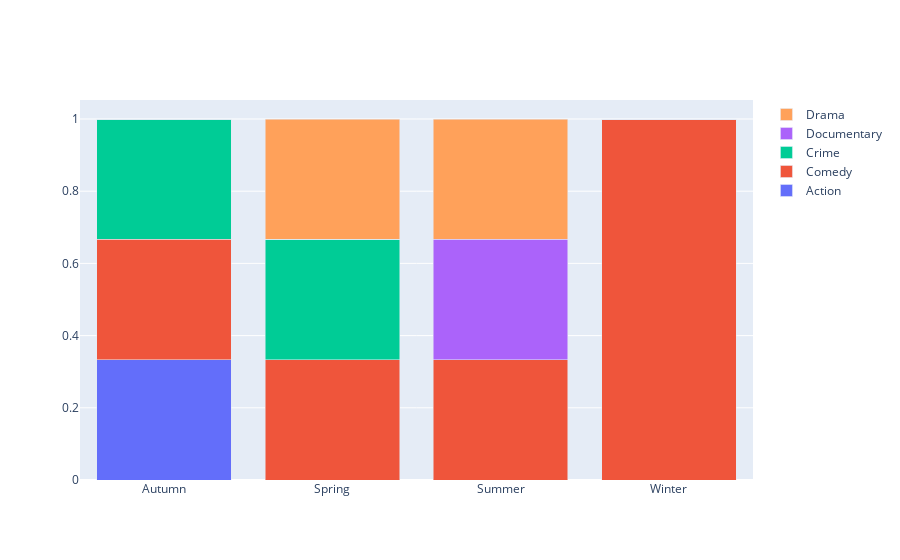

Notebook cell for this chart:
### Code cell
# create a list of bars for each genre
bars = [go.Bar(x=cross_df.index, y=cross_df[col], name=col) for col in cross_df.columns]

# create the plotly layout
layout = go.Layout(barmode='stack')

# create the plotly figure
fig = go.Figure(data=bars, layout=layout)

# show the plotly figure
fig.show()

### Figure 1 — Plotly figure (JSON) as saved in the notebook; plotly's stock layout.template omitted (floating-point values rounded to 4 significant figures)
{"data": [{"name": "Action", "type": "bar", "x": ["Autumn", "Spring", "Summer", "Winter"], "y": [0.3333, 0, 0, 0]}, {"name": "Comedy", "type": "bar", "x": ["Autumn", "Spring", "Summer", "Winter"], "y": [0.3333, 0.3333, 0.3333, 1]}, {"name": "Crime", "type": "bar", "x": ["Autumn", "Spring", "Summer", "Winter"], "y": [0.3333, 0.3333, 0, 0]}, {"name": "Documentary", "type": "bar", "x": ["Autumn", "Spring", "Summer", "Winter"], "y": [0, 0, 0.3333, 0]}, {"name": "Drama", "type": "bar", "x": ["Autumn", "Spring", "Summer", "Winter"], "y": [0, 0.3333, 0.3333, 0]}], "layout": {"barmode": "stack"}}
